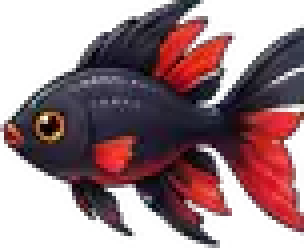
#> input picture assets/images/art/fish_shadow.webp, 76 x 62 px (shown 4 times larger)
$ python extract_matrix.py ../assets/images/art/fish_shadow.webp out.png
#> lines starting #> are read from the running program, lines starting #| are printed output that depends on the picture
#!/usr/bin/env python3
"""Recorta a matriz 21x21 escolhida pelo usuário em um atlas RGBA.
Preserva pixels desenhados; não inventa peixes nem interpola 441 sprites à mão.
Requisitos apenas para o exportador: Pillow + NumPy + OpenCV.
"""
from pathlib import Path
from io import BytesIO
import argparse, json
import cv2
import numpy as np
from PIL import Image

ROWS=21;COLS=21
X0,STEP_X=80.,74.5
YS=[50,88,123,159,191,230,269,303,342,376,409,446,480,510,547,583,617,653,687,723,765]
CW,CH=128,64
MAGIC_BOUNDS=[(15,252),(252,488),(488,722),(722,952),(952,1185),(1185,1418),(1418,1671)]
MW,MH=384,136
SOURCE_SIZE=(1672,941)

# [54 lines left out: functions sprite_from_crop, normalize, not called in this run]

def run(source,target):
#> called with source = '../assets/images/art/fish_shadow.webp', target = 'out.png'
 src_file=Path(source)
 if src_file.is_file():
  src=Image.open(src_file).convert('RGB')
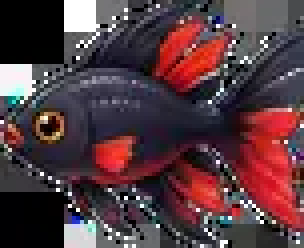
#> src: PIL image 76x62 RGB (shown 4 times larger); mean R, G, B 85.3, 58.7, 65.1
 else:
  first=Path(str(src_file)+'.part01')
  second=Path(str(src_file)+'.part02')
  if not first.is_file() or not second.is_file():
   raise FileNotFoundError('Nem imagem original nem seus dois fragmentos foram encontrados: '+str(src_file))
  src=Image.open(BytesIO(first.read_bytes()+second.read_bytes())).convert('RGB')
#> (the run stopped early here; a loop or call above may not have finished)
